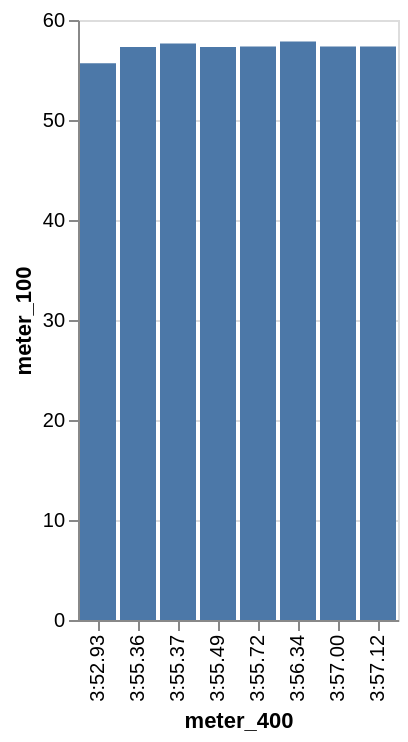

Write the Vega-Lite specification saved for this chart.
### Vega-Lite specification from a JSON file in a GitHub repository (floating-point values rounded to 4 significant figures)
{"data": {"values": [{"x_data": "3:55.36", "y_data": 57.31}, {"x_data": "3:55.72", "y_data": 57.35}, {"x_data": "3:55.37", "y_data": 57.66}, {"x_data": "3:52.93", "y_data": 55.67}, {"x_data": "3:57.12", "y_data": 57.34}, {"x_data": "3:57.00", "y_data": 57.34}, {"x_data": "3:56.34", "y_data": 57.84}, {"x_data": "3:55.49", "y_data": 57.31}]}, "mark": "bar", "encoding": {"x": {"field": "x_data", "type": "nominal", "title": "meter_400", "sort": "ascending"}, "y": {"field": "y_data", "type": "quantitative", "title": "meter_100"}}}
